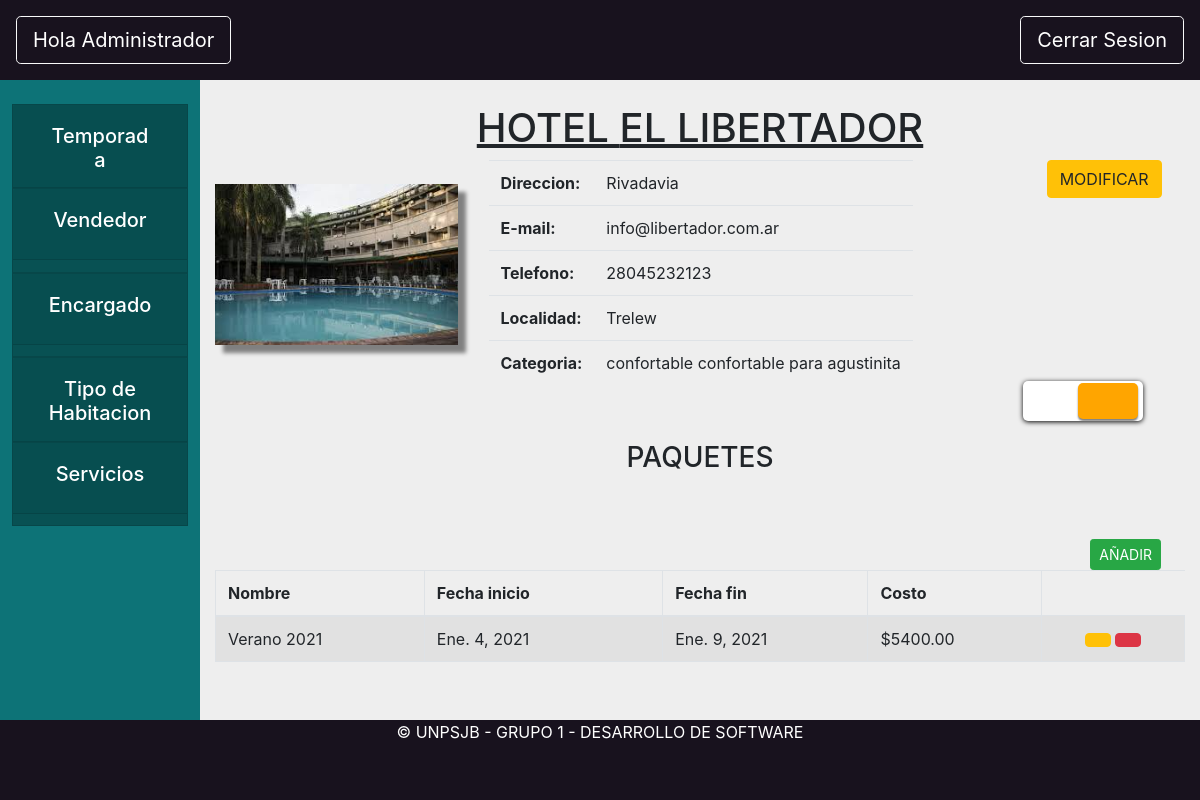
Page /hotel/vistaHotel/1 on the earlier database version.
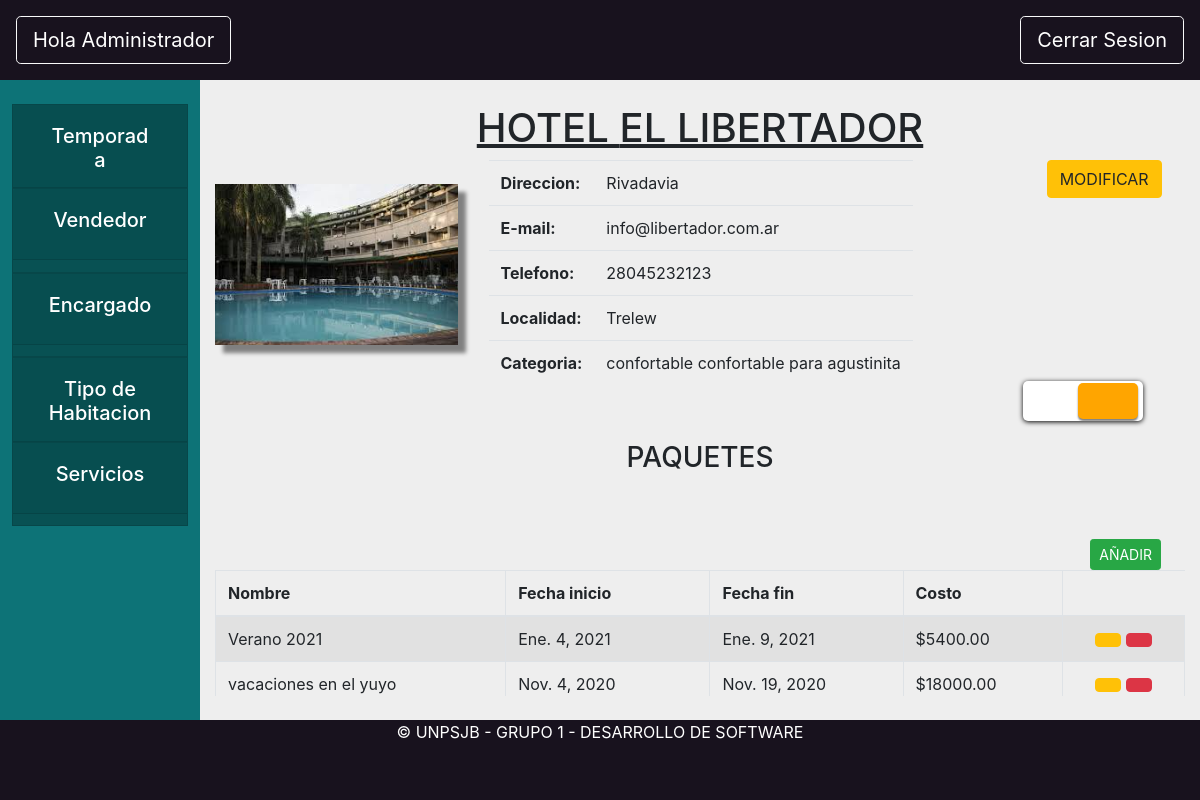
Same page on the later database version.
### hotel/models.py (models this page shows, shortened)
class Hotel(models.Model):
    objects = HotelManager.from_queryset(HotelQuerySet)()
    nombre = models.CharField(max_length=200)
    direccion = models.CharField(max_length=800)
    email = models.EmailField(max_length=200)
    telefono = models.CharField(max_length=200)
    localidad = models.ForeignKey(Localidad, on_delete=models.CASCADE)
    encargado= models.ForeignKey(Encargado, on_delete=models.CASCADE, null=True)
    categoria = models.ForeignKey(Categoria, on_delete=models.CASCADE)
    servicios = models.ManyToManyField(Servicio)
    tipos = models.ManyToManyField(TipoHabitacion, through='PrecioPorTipo', through_fields=('hotel', 'tipo'))
    vendedores = models.ManyToManyField(Vendedor)
    def es_hospedaje(self):
        return self.categoria.estrellas in [Categoria.ESTRELLA_A, Categoria.ESTRELLA_B, Categoria.ESTRELLA_C]
    def get_habitaciones(self):
        return Habitacion.objects.filter(hotel=self)
    def get_paquetes(self):
        return PaqueteTuristico.objects.filter(hotel=self)

class PaqueteTuristico(models.Model):
    nombre = models.CharField(max_length=200)
    coeficiente = models.DecimalField(max_digits=3, decimal_places=2)
    hotel = models.ForeignKey(Hotel, on_delete=models.CASCADE)
    inicio = models.DateField()
    fin = models.DateField()
    habitaciones = models.ManyToManyField(Habitacion)
    vendido = models.BooleanField(default=False)
    precio = models.DecimalField(max_digits=10, decimal_places=2)
    def actualizar_precio(self):
        self.precio=0
        habitaciones = Habitacion.objects.filter(paqueteturistico = self)
        for habitacion in habitaciones:
            self.precio += habitacion.precio_por_noche(self.inicio)
    def cantidad_dias(self):
        return abs(self.fin - self.inicio).days
    def get_costo(self):
        self.actualizar_precio()
        return "{0:.2f}".format((1-self.coeficiente) * (self.precio * self.cantidad_dias()))

class Habitacion(models.Model):
    hotel = models.ForeignKey(Hotel, related_name="habitaciones", on_delete=models.CASCADE)
    numero = models.PositiveSmallIntegerField() # 403 <Piso><Cuarto>
    tipo = models.ForeignKey(TipoHabitacion, on_delete=models.CASCADE)
    baja = models.BooleanField(default=False) #Baja Logica
    class Meta:
        unique_together = (('hotel', 'numero'), )
    def precio_por_noche(self, fecha):
        precio_por_tipo = self.hotel.tarifario.filter(tipo=self.tipo).first()
        if precio_por_tipo is None:
            raise Exception("No puedo calcular el precio")
        if self.hotel.temporadas.filter(inicio__lte=fecha, fin__gte=fecha).exists():
            return precio_por_tipo.alta
        return precio_por_tipo.baja
    def precio_temp_baja(self):
        precio_por_tipo = self.hotel.tarifario.filter(tipo=self.tipo).first()
        if precio_por_tipo is None:
            raise Exception("No puedo calcular el precio")
        return precio_por_tipo.baja
    def precio_temp_alta(self):
        precio_por_tipo = self.hotel.tarifario.filter(tipo=self.tipo).first()
        if precio_por_tipo is None:
            raise Exception("No puedo calcular el precio")
        return precio_por_tipo.alta

class PrecioPorTipo(models.Model):
    hotel = models.ForeignKey(Hotel, on_delete=models.CASCADE, related_name='tarifario')
    tipo = models.ForeignKey(TipoHabitacion, on_delete=models.CASCADE, related_name='hoteles')
    baja = models.DecimalField(max_digits=20, decimal_places=2)
    alta = models.DecimalField(max_digits=20, decimal_places=2)

### core/models.py (models this page shows, shortened)
class Localidad(models.Model):
    objects = LocalidadManager.from_queryset(LocalidadQuerySet)()
    nombre = models.CharField(max_length=200)
    provincia = models.ForeignKey(Provincia, on_delete=models.CASCADE)
    def __str__(self):
        return self.nombre

class Categoria(models.Model):
    ESTRELLA_A = 0
    ESTRELLA_B = 1
    ESTRELLA_C = 2
    ESTRELLA_1 = 3
    ESTRELLA_2 = 4
    ESTRELLA_3 = 5
    ESTRELLA_4 = 6
    ESTRELLA_5 = 7
    ESTRELLAS = (
        (ESTRELLA_A, "A"),
        (ESTRELLA_B, "B"),
        (ESTRELLA_C, "C"),
        (ESTRELLA_1, "Tourist"),
        (ESTRELLA_2, "Standard"),
        (ESTRELLA_3, "Comfort"),
        (ESTRELLA_4, "First Class"),
        (ESTRELLA_5, "Luxury"),
    )
    estrellas = models.PositiveSmallIntegerField(choices=ESTRELLAS)
    nombre = models.CharField(max_length=200)
    servicios = models.ManyToManyField(Servicio)
    def __str__(self):
        return self.nombre

class TipoHabitacion(models.Model):
    nombre = models.CharField(max_length=200)
    descripcion = models.CharField(max_length=800)
    pasajeros = models.PositiveSmallIntegerField()
    cuartos = models.PositiveSmallIntegerField(default = 0)
    def __str__(self):
        return self.nombre

### hotel/views.py (the view)
# urls.py: path('vistaHotel/<hotel>', hviews.detalleHotel, name="vistaHotel"),
def detalleHotel(request,hotel):
    hotelInstancia =get_object_or_404(Hotel, pk=hotel)
    print(hotel)
    return render(request, "hotel/vistaHotelAdmin.html",{"hotel":hotelInstancia})

### hotel/templates/hotel/vistaHotelAdmin.html (shortened to what this page needs)
{% extends 'base/base.html'%}
{% load static %}
{% block extra_css %}
<link rel="stylesheet" href="{% static '/css/vistaHotel.css' %}">
{% endblock extra_css %}
{% block header %}
<button onclick="location.href='/core/homeAdministrador'" style="text-decoration:none"
    class="rounded-1 btn btn-lg btn-outline-light text-white "> Hola Administrador</button>
{% endblock header %}
{% block tarjeta1 %}
<div class="card rounded-0">
    <div class="card-header" id="headingOne">
        <button class="btn btn-link btn-block text-white">
            <center>
                <h5> Temporada</h5>
            </center>
        </button>
    </div>
</div>
{% endblock tarjeta1 %}
{% block tarjeta2 %}
<div class="card rounded-0">
    <div class="card-header" id="headingOne">
        <button class="btn btn-link btn-block text-white">
            <center>
                <h5> Vendedor </h5>
            </center>
        </button>
    </div>
</div>
{% endblock tarjeta2 %}
{% block tarjeta3 %}
<div class="card rounded-0">
    <div class="card-header" id="headingOne">
        <button class="btn btn-link btn-block text-white">
            <center>
                <h5> Encargado </h5>
            </center>
        </button>
    </div>
</div>
{% endblock tarjeta3 %}
{% block tarjeta4 %}
<div class="card rounded-0">
    <div class="card-header" id="headingOne">
        <button class="btn btn-link btn-block text-white">
            <center>
                <h5> Tipo de Habitacion</h5>
            </center>
        </button>
    </div>
</div>
{% endblock tarjeta4 %}
{% block tarjeta5 %}
<div class="card rounded-0">
    <div class="card-header" id="headingOne">
        <button class="btn btn-link btn-block text-white">
            <center>
                <h5> Servicios </h5>
            </center>
        </button>
    </div>
</div>
{% endblock tarjeta5 %}
{% block content %}
<div class="titulo">
    <h1>
        <center> <u> {%if hotel.es_hospedaje%} HOSPEDAJE {%else%} HOTEL {% endif %} {{hotel.nombre.upper}}</u> </center>
    </h1>
</div>
<div class="datosHotel">
    <div class="container">
        <div class="row">
            <div class="col-sm-3 lugarImagen">
                <img class="imagen" src="{% static '/media/hoteles/1.jpg' %}">
            </div>
            <div class="col-sm-7">
                <center>
                    <table class="table table-responsive tablaDatos">
                        <tr>
                            <th>Direccion:</th>
                            <td>{{hotel.direccion}}</td>
                        </tr>
                        <tr>
                            <th>E-mail:</th>
                            <td>{{hotel.email}}</td>
                        </tr>
                        <tr>
                            <th>Telefono:</th>
                            <td>{{hotel.telefono}}</td>
                        </tr>
                        <tr>
                            <th>Localidad:</th>
                            <td>{{hotel.localidad}}</td>
                        </tr>
                        <tr>
                            <th>Categoria:</th>
                            <td>{{hotel.categoria}}</td>
                        </tr>
                    </table>
                </center>
            </div>
            <div class="col-sm-2">
                <center>
                    <button type="button" class="btn btn-warning" data-toggle="modal" data-target="#modificarHotel"
                        onclick="abrir_modal('{% url 'hotel:modalModificarHotel' hotel.pk %}','#modificarHotel');">
                        MODIFICAR</button>
                </center>
            </div>
        </div>
    </div>
</div>
<div class="abajo">
    <div id="container">
        <div id="effect"></div>
    </div>
    <div class="formularioHotel" id="vistaPaquetes">
        <center>
            <h3 class="mb-5">PAQUETES</h3>
        </center>
        <table id="example2" class="table table-striped table-bordered tablaListaHabitacion">
            <button type="button" class="btn btn-success mt-3 mr-4 float-right btn-sm" data-toggle="modal"
                data-target="#crearLocalidad" onclick="">
                AÑADIR</button>
            <thead>
                <tr>
                    <th>Nombre</th>
                    <th>Fecha inicio</th>
                    <th>Fecha fin</th>
                    <th>Costo</th>
                </tr>
            </thead>
            <tbody>
                {% for paquete in hotel.get_paquetes %}
                <tr>
                    <td>{{paquete.nombre}}</td>
                    <td>{{paquete.inicio}}</td>
                    <td>{{paquete.fin}}</td>
                    <td>${{paquete.get_costo}}</td>
                    <td>
                        <center>
                            <button type="button" class="btn btn-warning" data-toggle="modal" data-target="" onclick="">
                            </button>
                            <button type="button" class="btn btn-danger" data-toggle="modal" data-target="" onclick="">
                            </button>
                        </center>
                    </td>
                </tr>
                {% endfor %}
            </tbody>
        </table>
    </div>
</div>
{% endblock content %}

### templates/base/base.html (shortened to what this page needs)
{% load static %}
<html>
<head>
    <link rel="stylesheet" href="{% static '/css/bootstrap.min.css' %}">
    <link rel="stylesheet" href="{% static '/css/bootstrap.css' %}">
    <link rel="stylesheet" href="{% static '/css/dataTables.bootstrap4.min.css' %}">
    <link rel="stylesheet" href="{% static '/css/styleBase.css' %}">
    <link rel="stylesheet" href="{% static '/css/modal.css' %}">
    <link rel="stylesheet" href="{% static '/css/botones.css' %}">
    {% block extra_css %}
    {% endblock extra_css %}
</head>
<body class="bodyComplete">
    <div class="container-fluid mainHeader p-3 fixed-top">
        <div class="row">
            <div class="col-3">
                {% block header %}
                {% endblock header %}
            </div>
            <div class="col-7">
            </div>
            <div class="col-2">
                <button onclick="location.href='logout'" style="text-decoration:none"
                    class="rounded-1 btn btn-lg btn-outline-light text-white float-right "> Cerrar Sesion
                </button>
            </div>
        </div>
    </div>
    <div class="container-fluid position-fixed  miEstiloPiola">
        <div class="row">
            <div class="col-2 px-1" id="sticky-sidebar">
                <div class="nav flex-column flex-nowrap vh-100 overflow-auto text-white p-2 pt-4 ">
                    {% block tarjeta1 %} {% endblock tarjeta1 %}
                    {% block tarjeta2 %} {% endblock tarjeta2 %}
                    {% block tarjeta3 %} {% endblock tarjeta3 %}
                    {% block tarjeta4 %} {% endblock tarjeta4 %}
                    {% block tarjeta5 %} {% endblock tarjeta5 %}
                </div>
            </div>
            <div class="col-10 position-relative pre-scrollable" id="main">
                {% block content %}
                {% endblock content %}
            </div>
        </div>
    </div>
    <div class="footer text-center mb-0 fixed-bottom">
        <div class="container">
            <p class="m-0 mbt1 text-white">&copy; UNPSJB - GRUPO 1 - DESARROLLO DE SOFTWARE</p>
        </div>
    </div>
</body>
</html>

### static/css/styleBase.css (style rules this page uses)
.mainHeader { background-color: #18121E; width: 100%; top: 0; }
.miEstiloPiola { margin-top: 10vh; overflow: auto; }
.pre-scrollable { max-height: 77vh; }
.card { background-color: #085153; height: 11%; }
.bodyComplete { background-color: #eeeeee; width: 100%; height: 100%; }
.footer { position: fixed; left: 0px; bottom: 0; background-color: #18121E; width: 100%; height: 10%; }
#sticky-sidebar { min-height: 100vh; background-color: #0d7377; }

### static/css/vistaHotel.css (style rules this page uses)
.titulo { margin-top: 3vh; }
.lugarImagen { padding: 3vh 0 0 0; margin-left: 0 ; }
.imagen { box-shadow: 1vh 1vh 0.5vh grey; width: 100%; height: auto; }
.tablaDatos { margin-left: 2vh; }
div#container { height: 5vh; width: 15vh; box-shadow: 0px 1px 5px black; background-color: white; border-radius: 5px; position: relative; top: 25%; left: 89.5%; transform: translate(-50%, -50%); }
div#effect { position: absolute; top: 5%; width: 50%; right: 4%; height: 90%; box-shadow: 0px 2px 2px grey; z-index: -1; border-radius: 5px; background-color: orange; }

Differences in the rows shown:
added PaqueteTuristico: nombre "vacaciones en el yuyo", inicio "Nov. 4, 2020", fin "Nov. 19, 2020", get_costo "18000.00"
